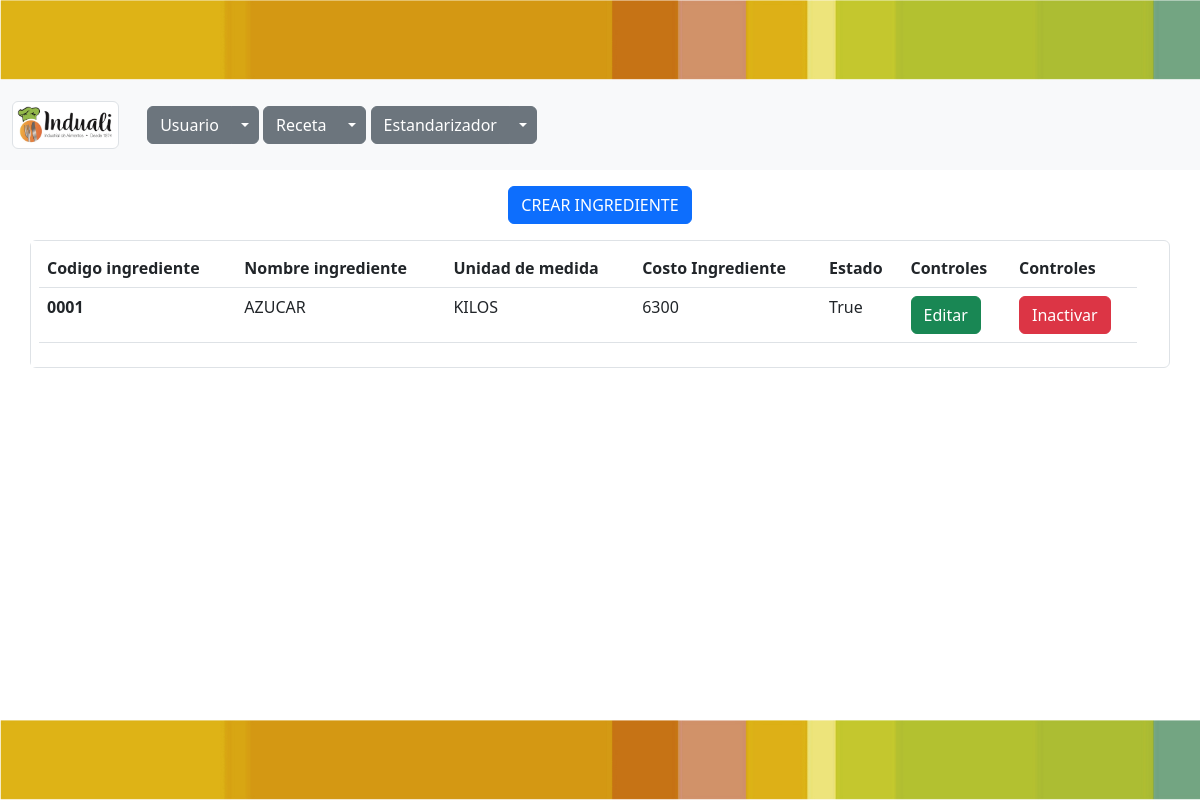
Before: /ingrediente/ with the older database file.
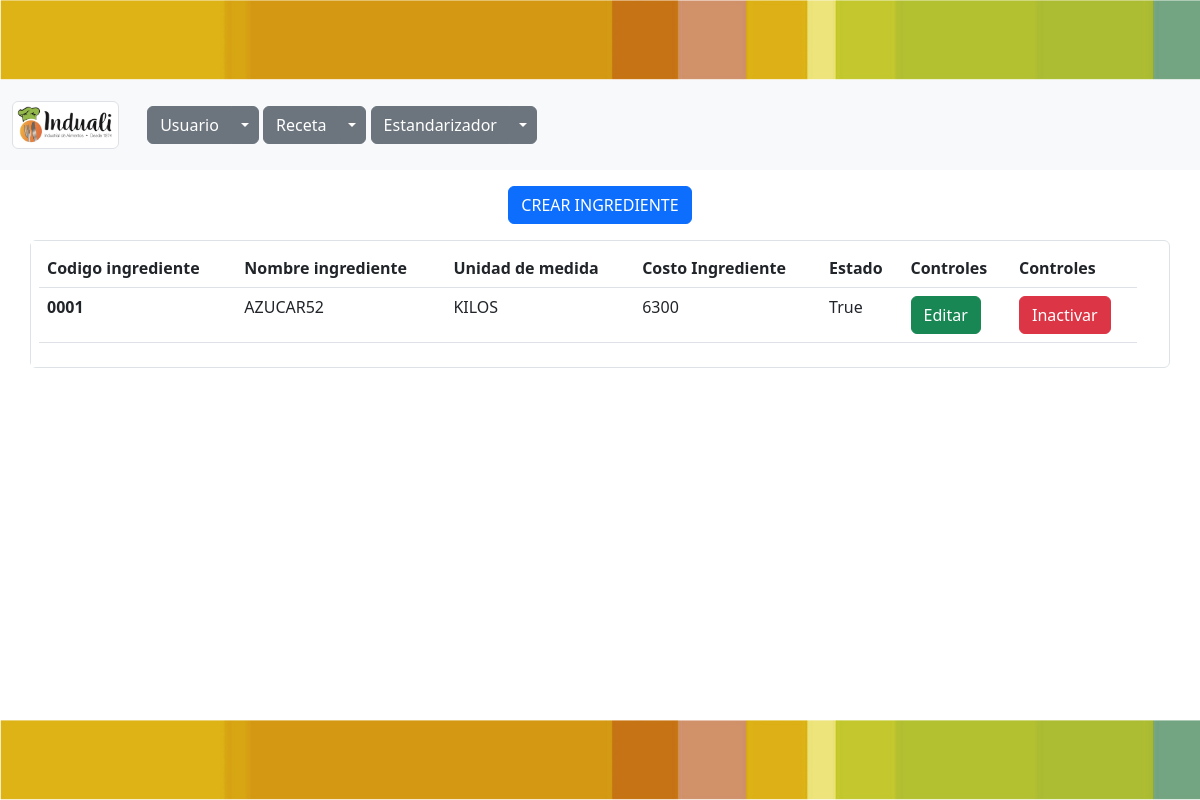
After: the same page with the newer database file.
### ingrediente/models.py (models this page shows, shortened)
class Ingrediente (models.Model):
    codIngrediente=models.CharField(max_length=50, verbose_name="Codigo Ingrediente")
    nomIngrediente=models.CharField(max_length=50, verbose_name="Nombre Ingrediente")
    unidadMedida=models.CharField(max_length=50, verbose_name="Unidad de Medida")
    costoIngrediente=models.CharField(max_length=50, verbose_name="Costo Ingrediente")
    estado = models.BooleanField (default=True,verbose_name="Estado")
    class Meta:
        verbose_name = "Ingrediente"
        verbose_name_plural = "Ingredientes"

### ingrediente/views.py (the view)
# urls.py: path('ingrediente/', include('ingrediente.urls')),
def ingrediente(request):
    ingrediente = Ingrediente.objects.all()
    return render(request, 'ingrediente/ingrediente.html', {'ingrediente': ingrediente})

### base/templates/ingrediente/ingrediente.html (shortened to what this page needs)
{% extends 'partials/body.html' %}
{% block contenido %}
<center>
  <form class="form-inline my-3 my-lg-3">
    <a href="{% url 'ingrediente-crear'%}" class="btn btn-primary"> CREAR INGREDIENTE
    </a>
  </form>
</center>
<section class="col-lg-12 table">
  <div class="container-text-center bg-white text-dark row g-6 border rounded">
    <div class="row align-items-start">
      <div class="col-12 table-responsive">
        <table class="table" id="tabla-general">
          <thead class="thead-dark">
            <tr>
              <th scope="col">Codigo ingrediente</th>
              <th scope="col">Nombre ingrediente</th>
              <th scope="col">Unidad de medida</th>
              <th scope="col">Costo Ingrediente</th>
              <th scope="col">Estado</th>
              <th scope="col">Controles</th>
              <th scope="col">Controles</th>
            </tr>
          </thead>
          <tbody id="tblIngredientes">
            {% for items in ingrediente%}
            {% if items.estado == True %}
            <tr>
              <th scope="row">{{items.codIngrediente}}</th>
              <td>{{items.nomIngrediente}}</td>
              <td>{{items.unidadMedida}}</td>
              <td>{{items.costoIngrediente}}</td>
              <td>{{items.estado}}</td>
              <td>
                <button type="button" class="btn btn-success" data-bs-toggle="modal" data-bs-target="#exampleModal">
                  Editar
                </button>
              </td>
              <td>
                <button type="button" class="btn btn-danger" data-bs-toggle="modal" data-bs-target="#InactivarModal">
                  Inactivar
                </button>
              </td>
            </tr>
            {% endif %}
            {% endfor %}
          </tbody>
        </table>
      </div>
    </div>
  </div>
</section>
{% endblock contenido %}

Changed rows visible on the page:
changed Ingrediente "KILOS": nomIngrediente "AZUCAR" → "AZUCAR52"
